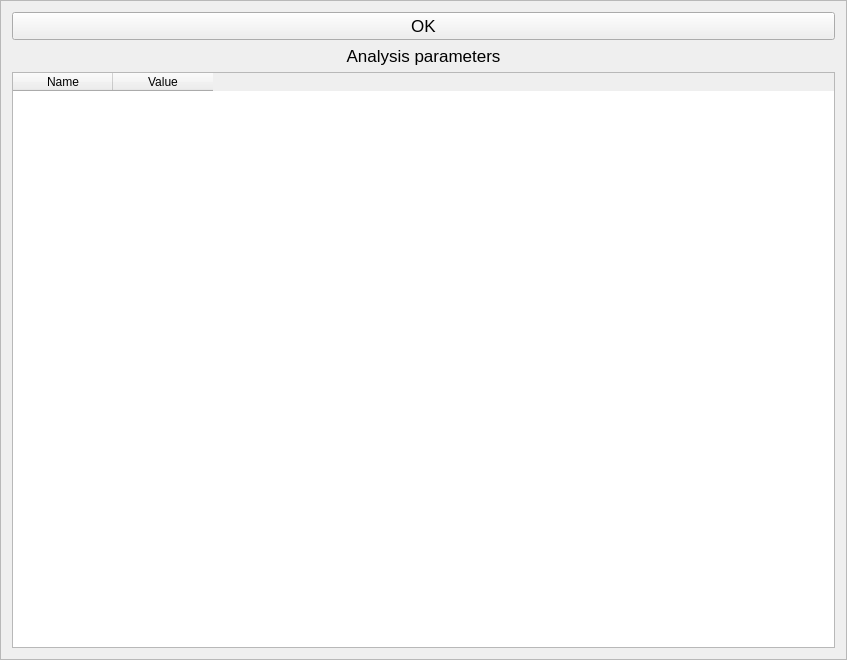
<?xml version="1.0" encoding="UTF-8"?>
<ui version="4.0">
 <class>Frame</class>
 <widget class="QFrame" name="Frame">
  <property name="geometry">
   <rect>
    <x>0</x>
    <y>0</y>
    <width>847</width>
    <height>660</height>
   </rect>
  </property>
  <property name="windowTitle">
   <string>Frame</string>
  </property>
  <property name="frameShape">
   <enum>QFrame::StyledPanel</enum>
  </property>
  <property name="frameShadow">
   <enum>QFrame::Raised</enum>
  </property>
  <layout class="QVBoxLayout" name="verticalLayout">
   <item>
    <widget class="QPushButton" name="okButton">
     <property name="font">
      <font>
       <pointsize>13</pointsize>
      </font>
     </property>
     <property name="text">
      <string>OK</string>
     </property>
    </widget>
   </item>
   <item>
    <widget class="QLabel" name="label">
     <property name="font">
      <font>
       <pointsize>13</pointsize>
      </font>
     </property>
     <property name="text">
      <string>Analysis parameters</string>
     </property>
     <property name="alignment">
      <set>Qt::AlignCenter</set>
     </property>
    </widget>
   </item>
   <item>
    <widget class="QTableWidget" name="tableWidget">
     <column>
      <property name="text">
       <string>Name</string>
      </property>
     </column>
     <column>
      <property name="text">
       <string>Value</string>
      </property>
     </column>
    </widget>
   </item>
  </layout>
 </widget>
 <resources/>
 <connections/>
</ui>
